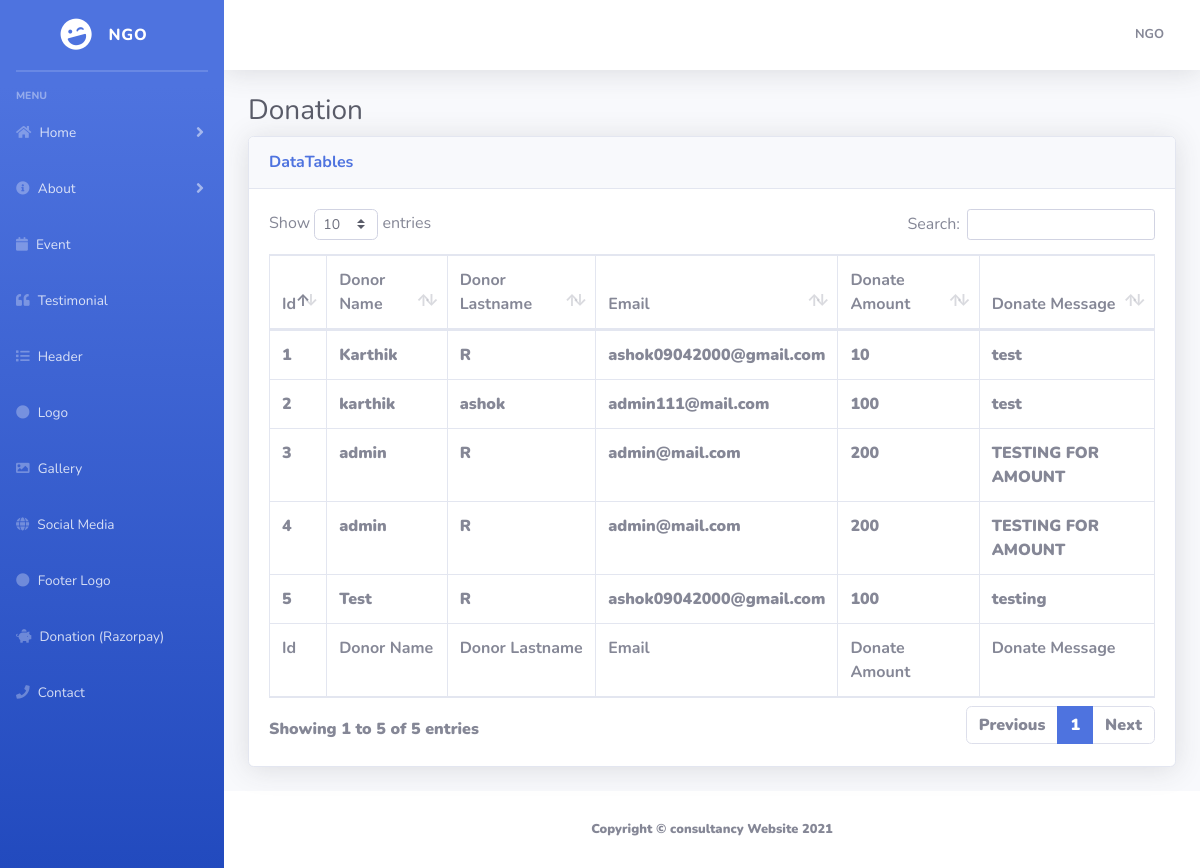
The app's page /admin/donation.php (signed in) with its own data.
### tables this page shows
CREATE TABLE `orders` (
  `id` int(11) NOT NULL,
  `razorpay_payment_id` varchar(1000) NOT NULL,
  `name` varchar(1000) NOT NULL,
  `lastname` varchar(1000) NOT NULL,
  `status` varchar(1000) NOT NULL,
  `email` varchar(1000) NOT NULL,
  `price` varchar(1000) NOT NULL,
  `message` varchar(1000) NOT NULL
);

### admin/db.php (called while the page is built, shortened)
?><?php
class DBController {
private $host = "localhost";
	private $user = "admin_oxpin";
	private $password = "parthiv99";
	private $database = "admin_oxpin";
	private $conn;
	function __construct() {
		$this->conn = $this->connectDB();
	}
	function connectDB() {
		$conn = mysqli_connect($this->host,$this->user,$this->password,$this->database);
mysqli_set_charset($conn,"utf8");
		return $conn;
	}
	function runQuery($query) {
		$result = mysqli_query($this->conn,$query);
		while($row=mysqli_fetch_assoc($result)) {
			$resultset[] = $row;
		}
		if(!empty($resultset))
			return $resultset;
	}
}
$db_handle = new DBController();
?>

### admin/donation.php (the view, shortened to what this page needs)
<?php
include('header.php');
?>
                <div class="container-fluid">
                    <h1 class="h3 mb-2 text-gray-800">Donation</h1>
                    <div class="card shadow mb-4">
                        <div class="card-header py-3">
                            <h6 class="m-0 font-weight-bold text-primary">DataTables</h6>
                        </div>
                        <div class="card-body">
                            <div class="table-responsive">
                                <table class="table table-bordered" id="dataTable" width="100%" cellspacing="0">
                                    <thead>
                                        <tr>
                                            <th>Id</th>
                                            <th>Donor Name</th>
                                            <th>Donor Lastname</th>
                                            <th>Email</th>
                                            <th>Donate Amount</th>
                                            <th>Donate Message</th>
                                        </tr>
                                    </thead>
                                    <tfoot>
                                        <tr>
                                        <th>Id</th>
                                            <th>Donor Name</th>
                                            <th>Donor Lastname</th>
                                            <th>Email</th>
                                            <th>Donate Amount</th>
                                            <th>Donate Message</th>
                                        </tr>
                                    </tfoot>
                                    <tbody>
                                    <?php
$result = $db_handle->runQuery("select * from orders ");
foreach($result as $row) { ?>
                    <td ><?php echo $row['id'];?></td>
                    <td ><?php echo $row['name'];?></td>
                    <td ><?php echo $row['lastname'];?></td>
					<td ><?php echo $row['email'];?></td>
					<td ><?php echo $row['price'];?></td>
                    <td ><?php echo $row['message'];?></td>
<?php } ?>
                                        </tbody>
                                </table>
                            </div>
                        </div>
                    </div>
                </div>
            </div>
            <footer class="sticky-footer bg-white">
                <div class="container my-auto">
                    <div class="copyright text-center my-auto">
                        <span>Copyright &copy; consultancy Website 2021</span>
                    </div>
                </div>
            </footer>
        </div>
    </div>
</body>
</html>

### records on screen
orders: id "1", name "Karthik", lastname "R", email "ashok09042000@gmail.com", price "10", message "test"
orders: id "2", name "karthik", lastname "ashok", email "admin111@mail.com", price "100", message "test"
orders: id "3", name "admin", lastname "R", email "admin@mail.com", price "200", message "TESTING FOR AMOUNT"
orders: id "4", name "admin", lastname "R", email "admin@mail.com", price "200", message "TESTING FOR AMOUNT"
orders: id "5", name "Test", lastname "R", email "ashok09042000@gmail.com", price "100", message "testing"
